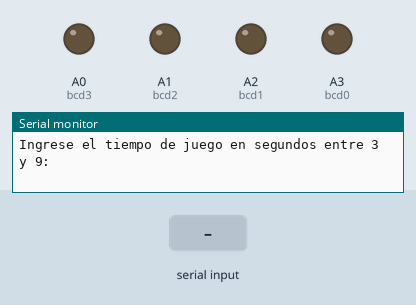
Recording of a sketch running on a simulated Arduino Uno, built with avr-gcc and run on an emulated ATmega328P. On the bench: output pins drawn as LEDs (lit = HIGH), the last lines printed to the serial monitor. Dashed ring = blinking. The inputs (shaded band) are chosen by the test bench.

Above: at 1.2 s.
1.3 s: "3\n" received over Serial
At 4.1 s:
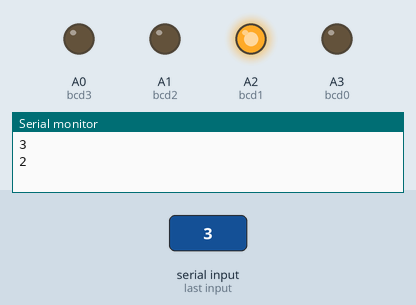
4.3 s: "4\n" received over Serial
At 6.6 s:
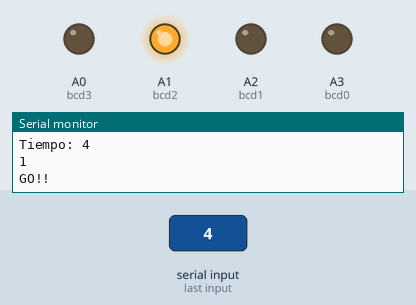
7.3 s: "5\n" received over Serial
At 10.9 s:
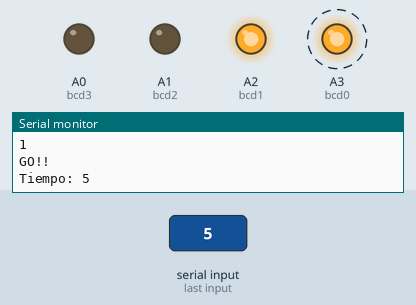
Timing chart, 0 to 14.4 s (numbered marks = the images above; inputs shaded):
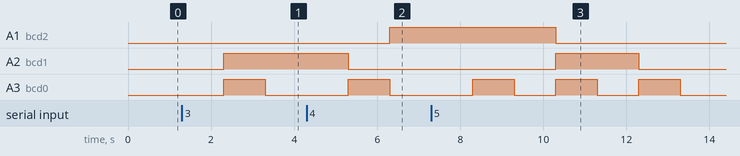

The sketch:

Laboratorio2.ino
```cpp
#include <TimerOne.h>

// leds a usar
byte bcd0 = A3;
byte bcd1 = A2;
byte bcd2 = A1;
byte bcd3 = A0;
byte btn1 = 2;
byte btn2 = 3;

byte led0 = 7;
byte led1 = 8;
byte led2 = 9;
byte led3 = 10;
byte led4 = 11;
byte led5 = 12;
byte led6 = 13;


int puntaje1 = 0;
int puntaje2 = 0;
int diferencia;

int tiempoDeJuego;
int x = 3; // tiempo para iniciar el juego
int auxTiempoJuego;
char inChar;
String string="";

long sec = 1000000;


// Declaración de métodos
void decimalToBCD(int x);
void botonUnoPush();
void botonDosPush();
void apagarLeds();
void diferenciaMetodo();
void timerElapsed();
void leerTiempo();

void setup() {
  pinMode(bcd0, OUTPUT);
  pinMode(bcd1, OUTPUT);
  pinMode(bcd2, OUTPUT);
  pinMode(bcd3, OUTPUT);

  pinMode(led0,INPUT);
  pinMode(led1,INPUT);
  pinMode(led2,INPUT);
  pinMode(led3,INPUT);
  pinMode(led4,INPUT);
  pinMode(led5,INPUT);
  pinMode(led6,INPUT);

  pinMode(btn1, INPUT_PULLUP);
  pinMode(btn2, INPUT_PULLUP);

  Serial.begin(9600);
  Serial.print("Ingrese el tiempo de juego en segundos entre 3 y 9: ");

}

void loop() {
  leerTiempo();
}

void leerTiempo(){
  if (Serial.available()){
    //Lectura de caracteres
    inChar = Serial.read();
    //Suma de caracteres en variable string
    string+=inChar;
     //Imprime la variable con los caracteres acumulados hasta el "\n"
     if (inChar=='\n'){
        tiempoDeJuego = string.toInt();
        if(tiempoDeJuego>2 && tiempoDeJuego<10){
          Serial.print("Tiempo: ");
          Serial.println(string);
          auxTiempoJuego = tiempoDeJuego;
          Timer1.initialize(sec);
          Timer1.attachInterrupt(timerElapsed);
        } else {
          Serial.println("Intente nuevamente");
          Serial.print("Ingrese el tiempo de juego en segundos entre 3 y 9: ");
        }
        string="";
    }
  }
}

void timerElapsed(){
  if(x>0){
    Serial.println(x);
    decimalToBCD(x);
    x=x-1;
    if(x==0){
      Serial.println("GO!!");
    }
  } else {
    if (tiempoDeJuego == auxTiempoJuego){
     attachInterrupt(digitalPinToInterrupt(btn1), botonUnoPush, FALLING);
     attachInterrupt(digitalPinToInterrupt(btn2), botonDosPush, FALLING);
    }
    if(tiempoDeJuego>=0){
      decimalToBCD(tiempoDeJuego);
      tiempoDeJuego--;
      if(tiempoDeJuego == -1){
        detachInterrupt(digitalPinToInterrupt(btn1));
        detachInterrupt(digitalPinToInterrupt(btn2));
        Serial.println("Fin del juego");
        Serial.print("Puntaje jugador 1: ");
        Serial.println(puntaje1);
        Serial.print("Puntaje jugador 2: ");
        Serial.println(puntaje2);
        if(puntaje1>puntaje2){
          Serial.println("El ganador es el jugador 1 :D");
        } else if(puntaje2>puntaje1){
          Serial.println("El ganador es el jugador 2 :D");
        } else {
          Serial.println("EMPATE!!!");
        }
      }
    }
  }
}

void botonUnoPush(){
  puntaje1++;
  diferenciaMetodo();
}

void botonDosPush(){
  puntaje2++;
  diferenciaMetodo();
}

void diferenciaMetodo(){
  diferencia = puntaje2-puntaje1;
  if(diferencia == 0){
      digitalWrite(led0, HIGH);
      digitalWrite(led1,LOW);
      digitalWrite(led2,LOW);
      digitalWrite(led3,LOW);
      digitalWrite(led4,LOW);
      digitalWrite(led5,LOW);
      digitalWrite(led6,LOW);
    } else if(diferencia>0){
      if(diferencia<=3){
        digitalWrite(led4,HIGH);
        digitalWrite(led0,LOW);
        digitalWrite(led1,LOW);
        digitalWrite(led2,LOW);
        digitalWrite(led3,LOW);
        digitalWrite(led5,LOW);
        digitalWrite(led6,LOW);
      } else if(diferencia <= 5){
        digitalWrite(led5,HIGH);
        digitalWrite(led0,LOW);
        digitalWrite(led1,LOW);
        digitalWrite(led2,LOW);
        digitalWrite(led3,LOW);
        digitalWrite(led4,LOW);
        digitalWrite(led6,LOW);
      } else if(diferencia>5){
        digitalWrite(led6,HIGH);
        digitalWrite(led0,LOW);
        digitalWrite(led1,LOW);
        digitalWrite(led2,LOW);
        digitalWrite(led3,LOW);
        digitalWrite(led4,LOW);
        digitalWrite(led5,LOW);
      }
  } else if(diferencia<0){
       if(diferencia>=-3){
        digitalWrite(led4,LOW);
        digitalWrite(led0,LOW);
        digitalWrite(led1,HIGH);
        digitalWrite(led2,LOW);
        digitalWrite(led3,LOW);
        digitalWrite(led5,LOW);
        digitalWrite(led6,LOW);
      } else if(diferencia >= -5){
        digitalWrite(led5,LOW);
        digitalWrite(led0,LOW);
        digitalWrite(led1,LOW);
        digitalWrite(led2,HIGH);
        digitalWrite(led3,LOW);
        digitalWrite(led4,LOW);
        digitalWrite(led6,LOW);
      } else if(diferencia<-5){
        digitalWrite(led6,LOW);
        digitalWrite(led0,LOW);
        digitalWrite(led1,LOW);
        digitalWrite(led2,LOW);
        digitalWrite(led3,HIGH);
        digitalWrite(led4,LOW);
        digitalWrite(led5,LOW);
      }
  }
}

void decimalToBCD(int x){
   switch (x) {
     case 0:
        digitalWrite(bcd0,LOW);
        digitalWrite(bcd1,LOW);
        digitalWrite(bcd2,LOW);
        digitalWrite(bcd3,LOW);
       break;
     case 1:
        digitalWrite(bcd0,HIGH);;
        digitalWrite(bcd1,LOW);
        digitalWrite(bcd2,LOW);
        digitalWrite(bcd3,LOW);
       break;
     case 2:
        digitalWrite(bcd0,LOW);
        digitalWrite(bcd1,HIGH);
        digitalWrite(bcd2,LOW);
        digitalWrite(bcd3,LOW);
       break;
     case 3:
        digitalWrite(bcd0,HIGH);;
        digitalWrite(bcd1,HIGH);
        digitalWrite(bcd2,LOW);
        digitalWrite(bcd3,LOW);
       break;
     case 4:
        digitalWrite(bcd0,LOW);
        digitalWrite(bcd1,LOW);
        digitalWrite(bcd2,HIGH);
        digitalWrite(bcd3,LOW);
       break;
     case 5:
        digitalWrite(bcd0,HIGH);;
        digitalWrite(bcd1,LOW);
        digitalWrite(bcd2,HIGH);
        digitalWrite(bcd3,LOW);
       break;
     case 6:
        digitalWrite(bcd0,LOW);
        digitalWrite(bcd1,HIGH);
        digitalWrite(bcd2,HIGH);
        digitalWrite(bcd3,LOW);
       break;
     case 7:
        digitalWrite(bcd0,HIGH);;
        digitalWrite(bcd1,HIGH);
        digitalWrite(bcd2,HIGH);
        digitalWrite(bcd3,LOW);
       break;
     case 8:
        digitalWrite(bcd0,LOW);
        digitalWrite(bcd1,LOW);
        digitalWrite(bcd2,LOW);
        digitalWrite(bcd3,HIGH);
       break;
     case 9:
        digitalWrite(bcd0,HIGH);;
        digitalWrite(bcd1,LOW);
        digitalWrite(bcd2,LOW);
        digitalWrite(bcd3,HIGH);
       break;
     default:
        digitalWrite(bcd0,LOW);
        digitalWrite(bcd1,LOW);
        digitalWrite(bcd2,LOW);
        digitalWrite(bcd3,LOW);
     break;
  }
}
```

Measured:
- after the input at 1.3 s, A2 (bcd1): LOW → HIGH after 1.0 s; A3 (bcd0): LOW → HIGH after 1.0 s, → LOW 1.0 s later
- after the input at 4.3 s, A1 (bcd2): LOW → HIGH after 2.0 s
- after the input at 7.3 s, A1 (bcd2): HIGH → LOW after 3.0 s instead of 0.00 s
